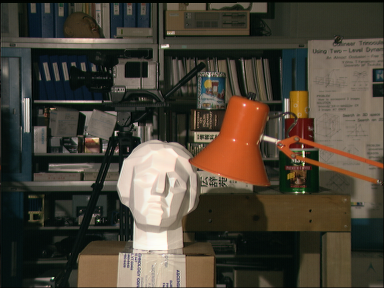
#> input picture expt8/abc.png, 384 x 288 px
$ jupyter execute expt8.ipynb
#> lines starting #> are read from the running program, lines starting #| are printed output that depends on the picture; after the words box and inside, x2 and y2 are one past the last pixel; in counts of white or black regions, pixels touching at a corner belong together
# Experiment 8

[cell 1]
import cv2
import numpy as np
from matplotlib import pyplot as plt

imgL = cv2.imread("abc.png",cv2.IMREAD_GRAYSCALE)
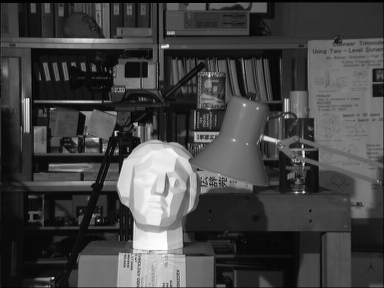
#> imgL: shape (288, 384); min 0, max 253, mean 67.8
imgR = cv2.imread("abcd.png",cv2.IMREAD_GRAYSCALE)
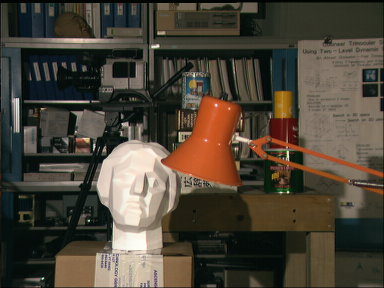
#> input picture expt8/abcd.png, 384 x 288 px
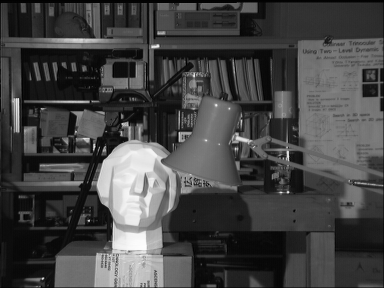
#> imgR: shape (288, 384); min 0, max 253, mean 68.6

stereo = cv2.StereoSGBM_create(numDisparities=32, blockSize=1, P1 = 15, P2 = 150, uniquenessRatio= 1, speckleWindowSize = 50, speckleRange = 1, preFilterCap = 20, disp12MaxDiff = 10)
disparity = stereo.compute(imgL,imgR)
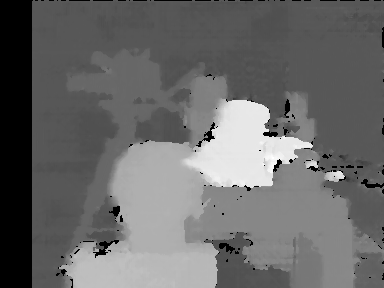
#> disparity: shape (288, 384) int16; min -16, max 496, mean 197.2; drawn with min black and max white


plt.imshow(disparity,'gray'), plt.axis('off')
plt.show()

[cell 2]
import cv2
import numpy as np

def update(x):
    pass

imgL = cv2.imread("abc.png",cv2.IMREAD_GRAYSCALE)
imgR = cv2.imread("abcd.png",cv2.IMREAD_GRAYSCALE)

window_size = 1
min_disp = 16
num_disp = 32
uniquenessRatio = 1
speckleRange= 1
speckleWindowSize = 50
disp12MaxDiff = 10

cv2.namedWindow("disparity")

cv2.createTrackbar("Speckle Range", "disparity", speckleRange, 50, update)
cv2.createTrackbar("Block Size", "disparity", window_size, 21, update)
cv2.createTrackbar("Speckle Window Size", "disparity", speckleWindowSize, 200, update)
cv2.createTrackbar("Uniqueness Ratio", "disparity", uniquenessRatio, 50, update)
cv2.createTrackbar("disp12MaxDiff", "disparity", disp12MaxDiff, 250, update)

while(True):

    cv2.imshow("Reference Image", imgR)

    blockSize1 = cv2.getTrackbarPos("Block Size", "disparity")
    uniquenessRatio1 = cv2.getTrackbarPos("Uniqueness Ratio", "disparity")
    speckleWindowSize1 = cv2.getTrackbarPos("Speckle Window Size", "disparity")
    speckleRange1 = cv2.getTrackbarPos("Speckle Range", "disparity")
    disp12MaxDiff1 = cv2.getTrackbarPos("disp12MaxDiff", "disparity")

    stereo = cv2.StereoSGBM_create(
        numDisparities = num_disp,
        uniquenessRatio = uniquenessRatio1,
        speckleRange = speckleRange1,
        speckleWindowSize = speckleWindowSize1,
        disp12MaxDiff = disp12MaxDiff1,
        blockSize = blockSize1,
        P1 = 10,
        P2 = 100
    )
    disp = stereo.compute(imgL, imgR)
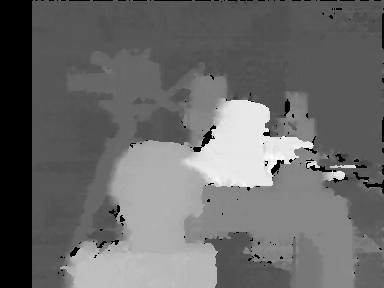
#> disp: shape (288, 384) int16; min -16, max 496, mean 196.9; drawn with min black and max white

    cv2.imshow("disparity", (disp-min_disp)/num_disp)
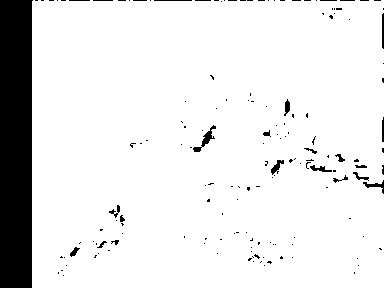
#> window 'disparity': shape (288, 384); 90.2% white; 157 black regions (135 under 20 px), largest, box (x1, y1, x2, y2) and area: (0, 0, 33, 288) 9217, (193, 125, 216, 152) 157, (363, 180, 384, 194) 88

    k = cv2.waitKey(1) & 0xFF
#> (key Esc is pressed here)
    if k == 27:
        break

cv2.destroyAllWindows()
